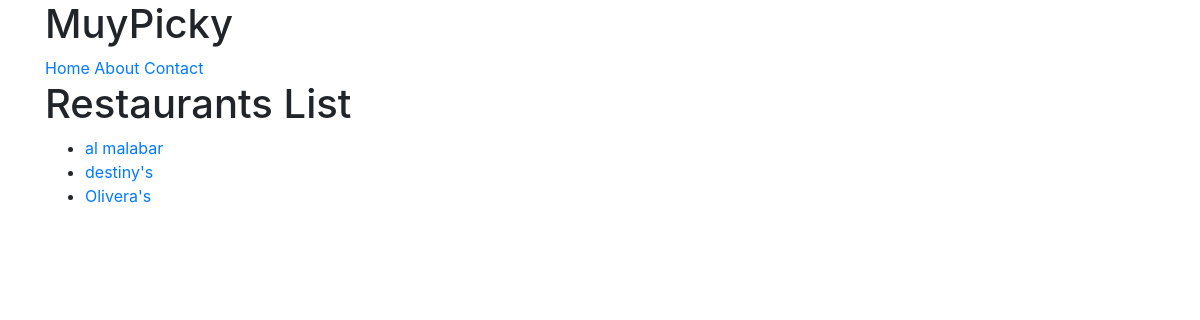
/restaurants/, run on an earlier commit of the app's database.
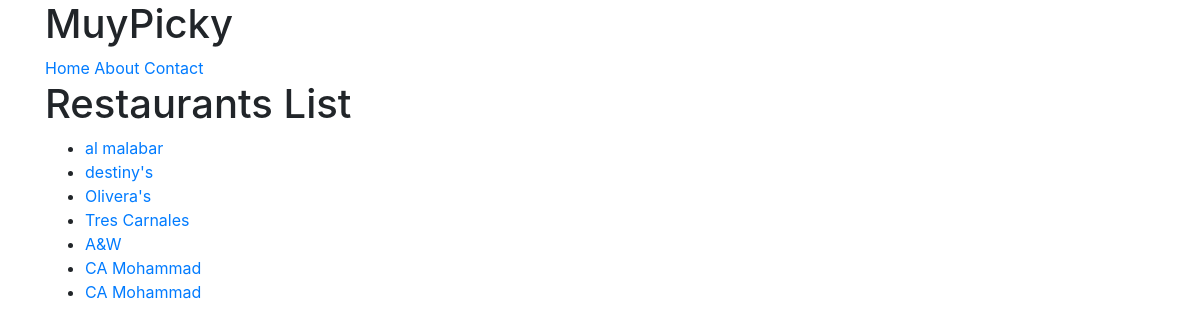
And on a later commit of the database.
### restaurants/models.py (models this page shows, shortened)
class RestaurantLocation(models.Model):
	name = models.CharField(max_length=120)
	location = models.CharField(max_length=120, null=True, blank=True)
	category = models.CharField(max_length=120, null=True, blank=True)
	timestamp = models.DateTimeField(auto_now_add=True)
	updated = models.DateTimeField(auto_now=True)
	slug = models.SlugField(null=True, blank=True)
	def __str__(self):
		return self.name

### restaurants/views.py (the view)
# urls.py: url(r'^restaurants/$', RestaurantListView.as_view()),
class RestaurantListView(ListView):
	def get_queryset(self):
		slug = self.kwargs.get("slug")
		if slug:
			queryset = RestaurantLocation.objects.filter(
				Q(category__iexact=slug) |
				Q(category__icontains=slug)
			)
		else:
			queryset = RestaurantLocation.objects.all()
		return queryset

### restaurants/templates/restaurants/restaurantlocation_list.html
{% extends "base.html" %}
{% block content %}
<h1>Restaurants List</h1>
<ul>
{% for obj in object_list %}
	<li> <a href="/restaurants/{{ obj.slug }}">{{ obj }}</a></li>
{% endfor %}
</ul>
{% endblock content %}

### templates/base.html (shortened to what this page needs)
<!DOCTYPE html>
<html lang=en>
<head>
{% include 'snippets/css.html' %}
</head>
<body>
	{% include 'snippets/nav.html' %}
	<div class='container'>
	{% block content %}{% endblock content %}
	</div>
</body>
</html>

### templates/snippets/css.html (shortened to what this page needs)
<link rel="stylesheet" href="https://maxcdn.bootstrapcdn.com/bootstrap/4.0.0/css/bootstrap.min.css">

### templates/snippets/nav.html
<div class='container'>
<h1>MuyPicky</h1>
<a href="/">Home</a>
<a href="/about/">About</a>
<a href="/contact/">Contact</a>
</div>

What changed in the data, as far as the page shows it:
added RestaurantLocation: name "Tres Carnales"
added RestaurantLocation: name "A&W"
added RestaurantLocation: name "CA Mohammad"
added RestaurantLocation: name "CA Mohammad"
